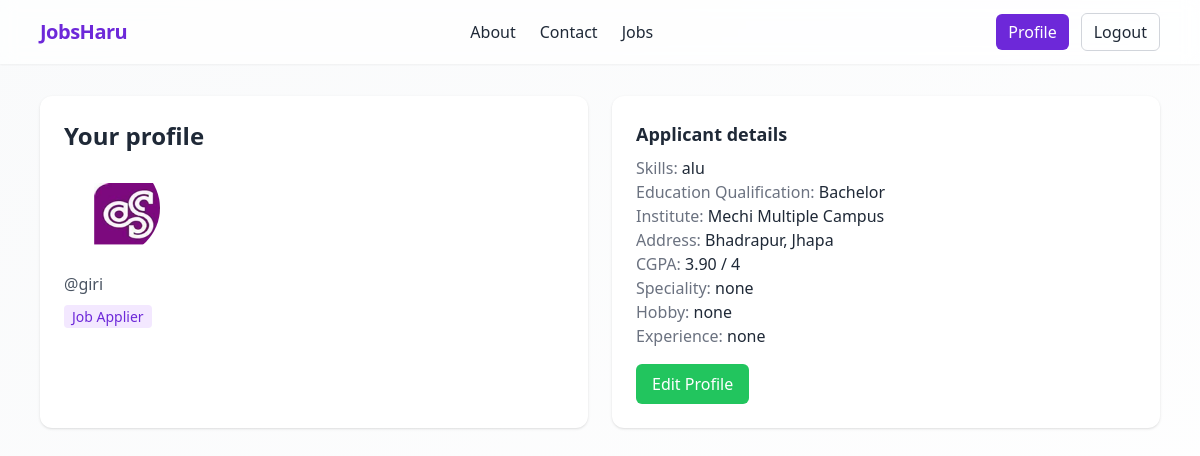
The page /users/profile/ (signed in) on the database its author committed.
### users/models.py (models this page shows, shortened)
class User(AbstractUser):
    class UserType(models.TextChoices):
        ORGANIZATION = "ORG", "Organization"
        APPLICANT = "APP", "Job Applier"
    user_type = models.CharField(
        max_length=3,
        choices=UserType.choices,
        default=UserType.APPLICANT,
    )
    organization_name = models.CharField(max_length=255, blank=True)
    organization_website = models.URLField(blank=True)
    organization_photo = models.ImageField(upload_to="organization_photos/", blank=True, null=True)
    profile_photo = models.ImageField(upload_to="profile_photos/", blank=True, null=True)
    resume = models.FileField(upload_to="resumes/", blank=True, null=True)
    skills = models.TextField(blank=True)
    education_qualification = models.CharField(max_length=100, blank=True)
    education_institute = models.CharField(max_length=255, blank=True)
    education_address = models.CharField(max_length=255, blank=True)
    education_cgpa = models.DecimalField(max_digits=4, decimal_places=2, blank=True, null=True)
    education_cgpa_scale = models.CharField(max_length=10, blank=True)
    speciality = models.CharField(max_length=255, blank=True)
    hobby = models.CharField(max_length=255, blank=True)
    experience = models.TextField(blank=True)
    internship = models.TextField(blank=True)
    def is_organization(self) -> bool:
        return self.user_type == self.UserType.ORGANIZATION

### users/views.py (the view)
# urls.py: path("profile/", profile, name="profile"),
@login_required
def profile(request):
    return render(request, "users/profile.html")

### users/templates/users/profile.html
{% extends "base.html" %}
{% block content %}
<div class="grid md:grid-cols-2 gap-6">
  <div class="bg-white rounded-xl shadow p-6">
    <h2 class="text-2xl font-bold mb-2">Your profile</h2>
    {% if user.profile_photo %}
      <img src="{{ user.profile_photo.url }}" alt="Profile Photo" class="w-24 h-24 rounded-full object-cover mb-4">
    {% endif %}
    <p class="text-gray-600">@{{ user.username }}</p>
    <p class="mt-2"><span class="px-2 py-0.5 rounded bg-purple-100 text-primary text-sm">{{ user.get_user_type_display }}</span></p>
  </div>
  <div class="bg-white rounded-xl shadow p-6">
    {% if user.is_organization %}
      <h3 class="font-semibold text-lg mb-2">Organization</h3>
      <p><span class="text-gray-500">Name:</span> {{ user.organization_name|default:'—' }}</p>
      <p><span class="text-gray-500">Website:</span> <a class="text-primary hover:underline" href="{{ user.organization_website }}" target="_blank">{{ user.organization_website|default:'—' }}</a></p>
      <a class="inline-block mt-4 px-4 py-2 rounded-md bg-primary text-white hover:bg-purple-700 transition" href="/jobs/post/">Post a Job</a>
    {% else %}
      <h3 class="font-semibold text-lg mb-2">Applicant details</h3>
      <p><span class="text-gray-500">Skills:</span> {{ user.skills|default:'—' }}</p>
      <p><span class="text-gray-500">Education Qualification:</span> {{ user.education_qualification|default:'—' }}</p>
      <p><span class="text-gray-500">Institute:</span> {{ user.education_institute|default:'—' }}</p>
      <p><span class="text-gray-500">Address:</span> {{ user.education_address|default:'—' }}</p>
      <p><span class="text-gray-500">CGPA:</span> {{ user.education_cgpa|default:'—' }} / {{ user.education_cgpa_scale|default:'—' }}</p>
      <p><span class="text-gray-500">Speciality:</span> {{ user.speciality|default:'—' }}</p>
      <p><span class="text-gray-500">Hobby:</span> {{ user.hobby|default:'—' }}</p>
      <p><span class="text-gray-500">Experience:</span> {{ user.experience|default:'—' }}</p>
      <a href="{% url 'users:profile_edit' %}" class="inline-block mt-4 px-4 py-2 rounded-md bg-secondary text-white hover:bg-green-600 transition">Edit Profile</a>
    {% endif %}
  </div>
</div>
{% endblock %}

### rows shown on the page
User: profile_photo (picture), username "giri", user_type "Job Applier", skills "alu", education_qualification "Bachelor", education_institute "Mechi Multiple Campus", education_address "Bhadrapur, Jhapa", education_cgpa "3.90", education_cgpa_scale "4", speciality "none", hobby "none", experience "none"
